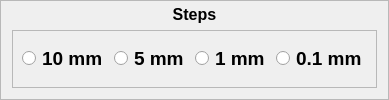
                           <widget class="QFrame" name="stepsFrame">
                            <property name="frameShape">
                             <enum>QFrame::Shape::StyledPanel</enum>
                            </property>
                            <property name="frameShadow">
                             <enum>QFrame::Shadow::Raised</enum>
                            </property>
                            <layout class="QVBoxLayout" name="verticalLayout_25">
                             <property name="topMargin">
                              <number>4</number>
                             </property>
                             <item alignment="Qt::AlignmentFlag::AlignTop">
                              <widget class="QLabel" name="label_3">
                               <property name="minimumSize">
                                <size>
                                 <width>0</width>
                                 <height>15</height>
                                </size>
                               </property>
                               <property name="font">
                                <font>
                                 <pointsize>12</pointsize>
                                 <bold>true</bold>
                                </font>
                               </property>
                               <property name="text">
                                <string>Steps</string>
                               </property>
                               <property name="alignment">
                                <set>Qt::AlignmentFlag::AlignCenter</set>
                               </property>
                              </widget>
                             </item>
                             <item>
                              <widget class="QFrame" name="frame_7">
                               <property name="sizePolicy">
                                <sizepolicy hsizetype="Expanding" vsizetype="Expanding">
                                 <horstretch>0</horstretch>
                                 <verstretch>0</verstretch>
                                </sizepolicy>
                               </property>
                               <property name="minimumSize">
                                <size>
                                 <width>0</width>
                                 <height>35</height>
                                </size>
                               </property>
                               <property name="frameShape">
                                <enum>QFrame::Shape::StyledPanel</enum>
                               </property>
                               <property name="frameShadow">
                                <enum>QFrame::Shadow::Raised</enum>
                               </property>
                               <layout class="QHBoxLayout" name="horizontalLayout_20">
                                <item>
                                 <widget class="QRadioButton" name="travel100_RadioButton">
                                  <property name="font">
                                   <font>
                                    <pointsize>14</pointsize>
                                    <bold>true</bold>
                                   </font>
                                  </property>
                                  <property name="text">
                                   <string>10 mm</string>
                                  </property>
                                 </widget>
                                </item>
                                <item>
                                 <widget class="QRadioButton" name="travel50_RadioButton">
                                  <property name="font">
                                   <font>
                                    <pointsize>14</pointsize>
                                    <bold>true</bold>
                                   </font>
                                  </property>
                                  <property name="text">
                                   <string>5 mm</string>
                                  </property>
                                 </widget>
                                </item>
                                <item>
                                 <widget class="QRadioButton" name="travel10_RadioButton">
                                  <property name="font">
                                   <font>
                                    <pointsize>14</pointsize>
                                    <bold>true</bold>
                                   </font>
                                  </property>
                                  <property name="text">
                                   <string>1 mm</string>
                                  </property>
                                 </widget>
                                </item>
                                <item>
                                 <widget class="QRadioButton" name="travel1_RadioButton">
                                  <property name="font">
                                   <font>
                                    <pointsize>14</pointsize>
                                    <bold>true</bold>
                                   </font>
                                  </property>
                                  <property name="text">
                                   <string>0.1 mm</string>
                                  </property>
                                 </widget>
                                </item>
                               </layout>
                              </widget>
                             </item>
                            </layout>
                           </widget>
